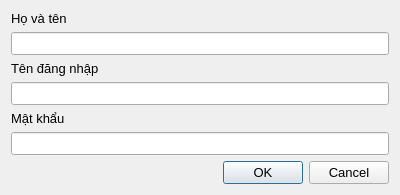
<?xml version="1.0" encoding="UTF-8"?>
<ui version="4.0">
 <class>RegisterDialog</class>
 <widget class="QDialog" name="RegisterDialog">
  <property name="geometry">
   <rect>
    <x>0</x>
    <y>0</y>
    <width>400</width>
    <height>192</height>
   </rect>
  </property>
  <property name="windowTitle">
   <string>Đăng ký</string>
  </property>
  <layout class="QVBoxLayout" name="verticalLayout">
   <item>
    <widget class="QLabel" name="name">
     <property name="font">
      <font>
       <pointsize>10</pointsize>
      </font>
     </property>
     <property name="text">
      <string>Họ và tên</string>
     </property>
    </widget>
   </item>
   <item>
    <widget class="QLineEdit" name="nameType">
     <property name="font">
      <font>
       <pointsize>10</pointsize>
      </font>
     </property>
    </widget>
   </item>
   <item>
    <widget class="QLabel" name="username">
     <property name="font">
      <font>
       <pointsize>10</pointsize>
      </font>
     </property>
     <property name="text">
      <string>Tên đăng nhập</string>
     </property>
    </widget>
   </item>
   <item>
    <widget class="QLineEdit" name="usernameType">
     <property name="font">
      <font>
       <pointsize>10</pointsize>
      </font>
     </property>
    </widget>
   </item>
   <item>
    <widget class="QLabel" name="password">
     <property name="font">
      <font>
       <pointsize>10</pointsize>
      </font>
     </property>
     <property name="text">
      <string>Mật khẩu</string>
     </property>
    </widget>
   </item>
   <item>
    <widget class="QLineEdit" name="passwordType">
     <property name="font">
      <font>
       <pointsize>10</pointsize>
      </font>
     </property>
     <property name="echoMode">
      <enum>QLineEdit::Password</enum>
     </property>
    </widget>
   </item>
   <item>
    <widget class="QDialogButtonBox" name="buttonBox">
     <property name="font">
      <font>
       <pointsize>10</pointsize>
      </font>
     </property>
     <property name="orientation">
      <enum>Qt::Horizontal</enum>
     </property>
     <property name="standardButtons">
      <set>QDialogButtonBox::Cancel|QDialogButtonBox::Ok</set>
     </property>
     <property name="centerButtons">
      <bool>false</bool>
     </property>
    </widget>
   </item>
  </layout>
 </widget>
 <resources/>
 <connections>
  <connection>
   <sender>buttonBox</sender>
   <signal>accepted()</signal>
   <receiver>RegisterDialog</receiver>
   <slot>accept()</slot>
   <hints>
    <hint type="sourcelabel">
     <x>248</x>
     <y>254</y>
    </hint>
    <hint type="destinationlabel">
     <x>157</x>
     <y>274</y>
    </hint>
   </hints>
  </connection>
  <connection>
   <sender>buttonBox</sender>
   <signal>rejected()</signal>
   <receiver>RegisterDialog</receiver>
   <slot>reject()</slot>
   <hints>
    <hint type="sourcelabel">
     <x>316</x>
     <y>260</y>
    </hint>
    <hint type="destinationlabel">
     <x>286</x>
     <y>274</y>
    </hint>
   </hints>
  </connection>
 </connections>
</ui>
